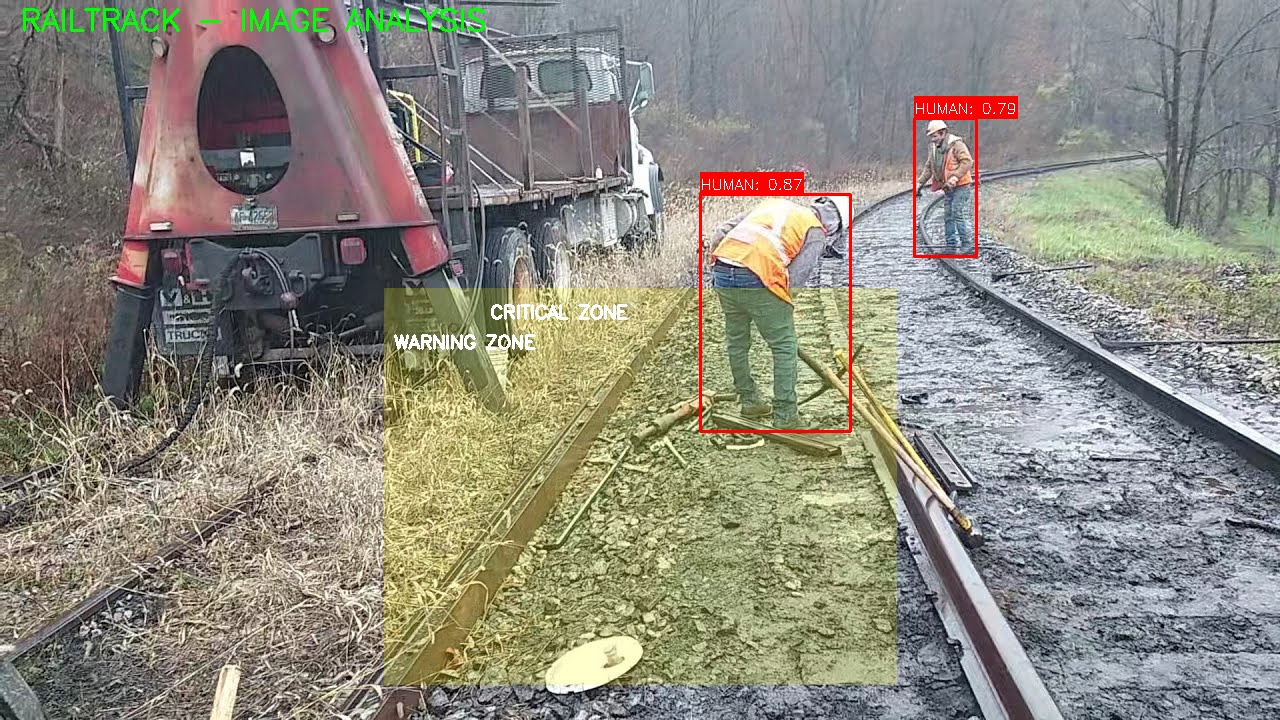
#> input picture logs/analyzed_rail1.jpg, 1280 x 720 px
$ python -i track_segmentation.py   (imports and definitions only)
#> lines starting #> are read from the running program, lines starting #| are printed output that depends on the picture; after the words box and inside, x2 and y2 are one past the last pixel; in counts of white or black regions, pixels touching at a corner belong together
"""
RailTrack - Railway Track Segmentation Module
Detects railway tracks and classifies zones (on-track, near-track, safe)
"""

import cv2
import numpy as np
from typing import Tuple, List, Optional
import yaml


class TrackSegmentation:
    """Detects railway tracks and defines safety zones"""

    def __init__(self, config_path: str = "config/config.yaml"):
        """
        Initialize track segmentation

        Args:
            config_path: Path to configuration file
        """
        self.config = self._load_config(config_path)
        self.track_config = self.config.get('track', {})

        # Track boundaries (as percentage of frame)
        self.left_rail_x = self.track_config.get('left_rail_x', 0.35)
        self.right_rail_x = self.track_config.get('right_rail_x', 0.65)
        self.track_top_y = self.track_config.get('track_top_y', 0.4)
        self.track_bottom_y = self.track_config.get('track_bottom_y', 0.95)

        # Zone configurations
        zones = self.track_config.get('zones', {})
        self.critical_zone_width = zones.get('critical_zone_width', 0.25)
        self.warning_zone_width = zones.get('warning_zone_width', 0.40)
        self.safe_zone_threshold = zones.get('safe_zone_threshold', 0.50)

        self.frame_width = None
        self.frame_height = None
        self.track_mask = None

    def _load_config(self, config_path: str) -> dict:
        """Load configuration from YAML file"""
        try:
            with open(config_path, 'r') as f:
                return yaml.safe_load(f)
        except Exception as e:
            print(f"Error loading config: {e}")
            return {}

    def initialize_frame_dimensions(self, frame: np.ndarray):
        """
        Initialize frame dimensions and create track mask

        Args:
            frame: Input frame
        """
        self.frame_height, self.frame_width = frame.shape[:2]
        self.track_mask = self._create_track_mask()

    def _create_track_mask(self) -> np.ndarray:
        """
        Create a mask representing the railway track region

        Returns:
            Binary mask of track region
        """
        mask = np.zeros((self.frame_height, self.frame_width), dtype=np.uint8)

        # Define track region as trapezoid (perspective view)
        pts = np.array([
            [int(self.frame_width * self.left_rail_x),
             int(self.frame_height * self.track_top_y)],
            [int(self.frame_width * self.right_rail_x),
             int(self.frame_height * self.track_top_y)],
            [int(self.frame_width * 0.75),
             int(self.frame_height * self.track_bottom_y)],
            [int(self.frame_width * 0.25),
             int(self.frame_height * self.track_bottom_y)]
        ], np.int32)

        cv2.fillPoly(mask, [pts], 255)
        return mask

    def detect_track_lines(self, frame: np.ndarray) -> Tuple[Optional[np.ndarray], Optional[np.ndarray]]:
        """
        Detect railway track lines using edge detection

        Args:
            frame: Input frame

        Returns:
            Tuple of (left_line, right_line) or (None, None)
        """
        # Convert to grayscale
        gray = cv2.cvtColor(frame, cv2.COLOR_BGR2GRAY)

        # Apply Gaussian blur
        blurred = cv2.GaussianBlur(gray, (5, 5), 0)

        # Edge detection
        edges = cv2.Canny(blurred, 50, 150)

        # Apply track mask
        if self.track_mask is None:
            self.initialize_frame_dimensions(frame)

        masked_edges = cv2.bitwise_and(edges, self.track_mask)

        # Detect lines using Hough Transform
        lines = cv2.HoughLinesP(
            masked_edges,
            rho=1,
            theta=np.pi/180,
            threshold=50,
            minLineLength=100,
            maxLineGap=50
        )

        if lines is None:
            return None, None

        # Separate left and right rail lines
        left_lines = []
        right_lines = []

        frame_center = self.frame_width // 2

        for line in lines:
            x1, y1, x2, y2 = line[0]

            # Calculate line center
            line_center_x = (x1 + x2) / 2

            if line_center_x < frame_center:
                left_lines.append(line[0])
            else:
                right_lines.append(line[0])

        # Average lines
        left_line = self._average_lines(left_lines) if left_lines else None
        right_line = self._average_lines(right_lines) if right_lines else None

        return left_line, right_line

    def _average_lines(self, lines: List[np.ndarray]) -> np.ndarray:
        """
        Average multiple lines into single line

        Args:
            lines: List of line coordinates

        Returns:
            Averaged line
        """
        if not lines:
            return None

        lines = np.array(lines)
        avg_line = np.mean(lines, axis=0).astype(int)
        return avg_line

    # [147 lines left out: functions classify_zone, get_zone_coordinates, draw_zones, is_on_track, not called in this run]


# [20 lines not run here, left out]

>>> import cv2
>>> picture = cv2.imread('../logs/analyzed_rail1.jpg')
#> picture is the input picture: shape (720, 1280, 3); mean B, G, R 126.5, 137.7, 140.5
>>> result = TrackSegmentation().detect_track_lines(picture)
#> in detect_track_lines, `gray = cv2.cvtColor(frame, cv2.COLOR_BGR2GRAY)`:
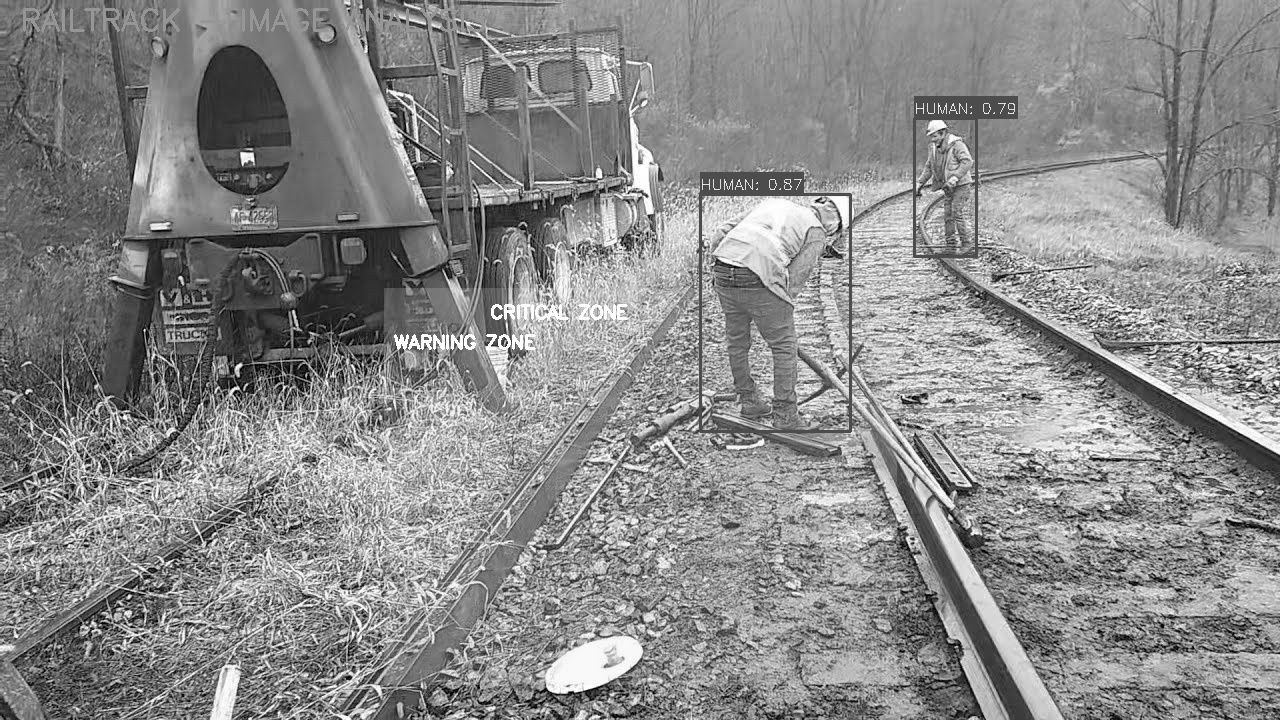
#> gray: shape (720, 1280); min 0, max 255, mean 137.3
#> in detect_track_lines, `edges = cv2.Canny(blurred, 50, 150)`:
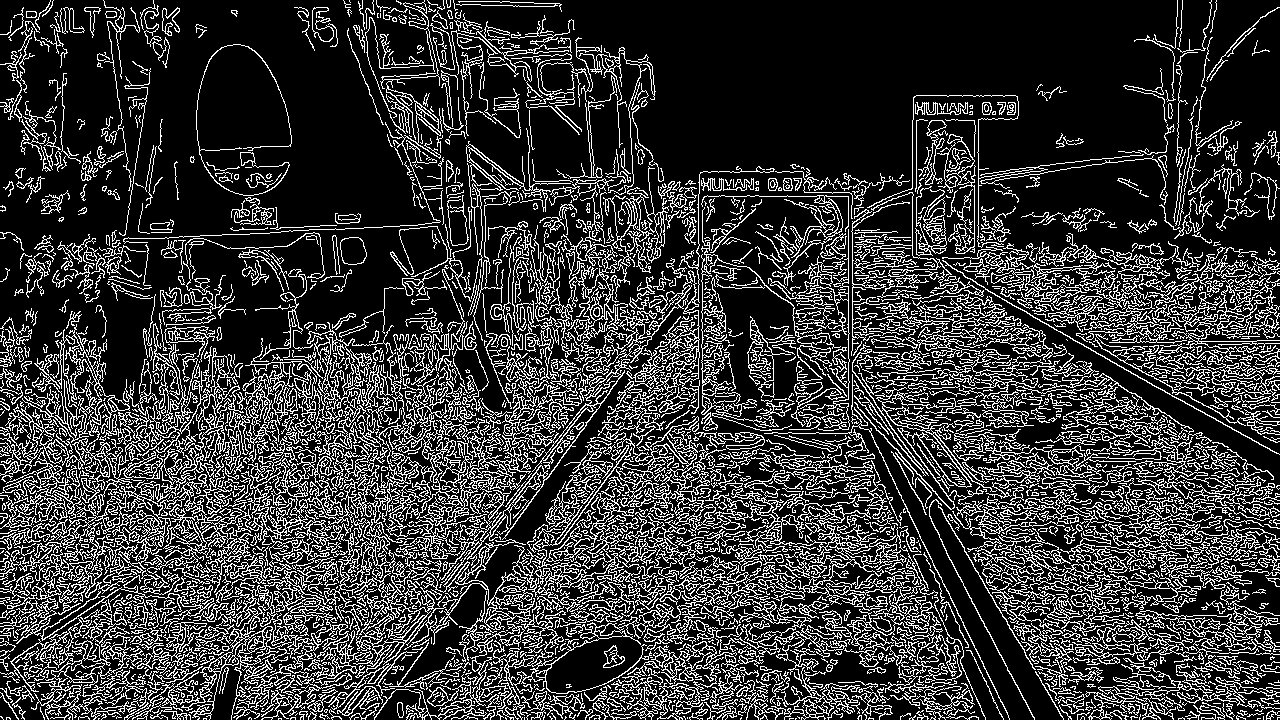
#> edges: shape (720, 1280); 21.7% white in thin lines or dots
#> in _create_track_mask, `cv2.fillPoly(mask, [pts], 255)`:
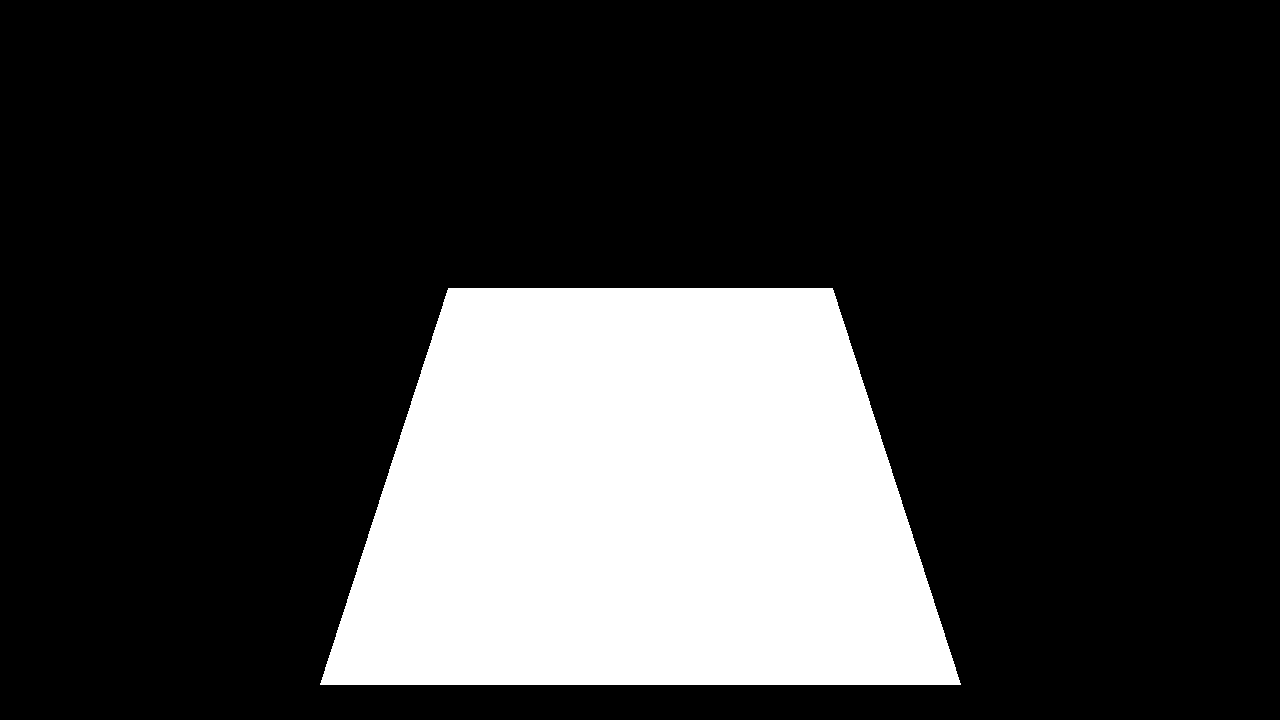
#> mask: shape (720, 1280); 22.1% white; 1 white region, box (x1, y1, x2, y2) and area: (320, 288, 961, 685) 203661
#> in detect_track_lines, `masked_edges = cv2.bitwise_and(edges, self.track_mask)`:
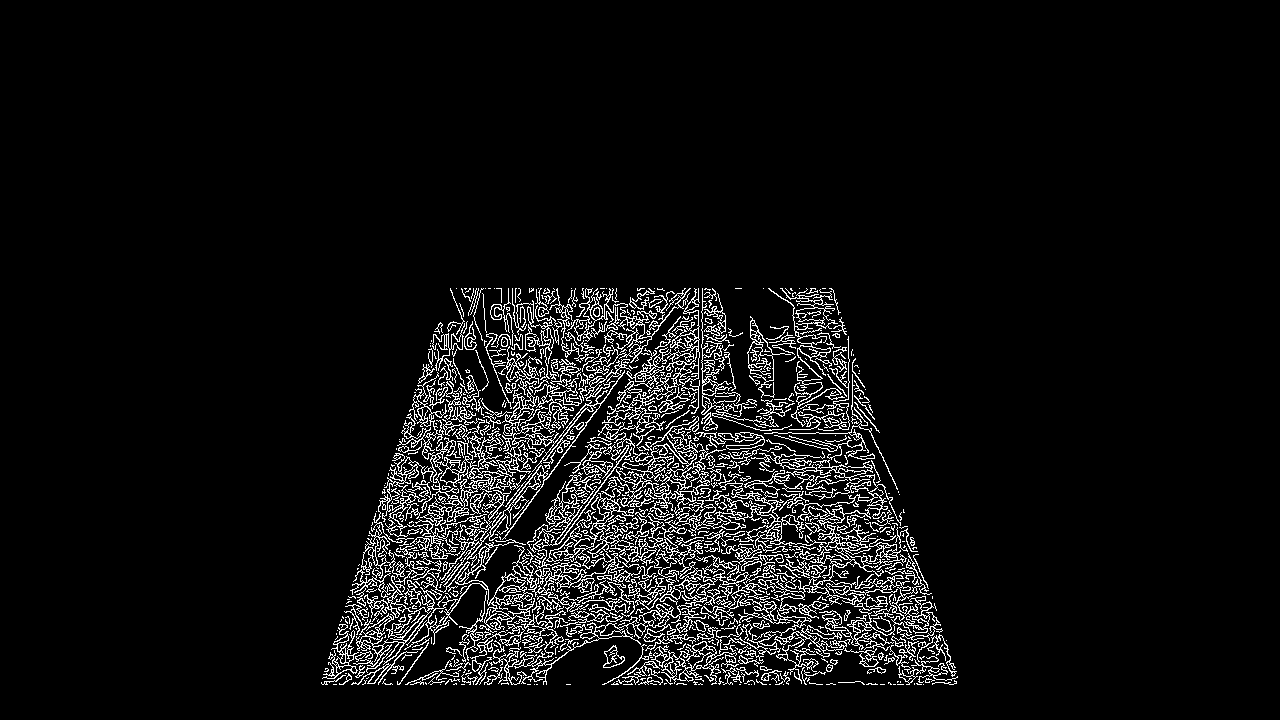
#> masked_edges: shape (720, 1280); 6.4% white in thin lines or dots, all inside (x1, y1, x2, y2) = (321, 288, 958, 685)
#> in detect_track_lines, `lines = cv2.HoughLinesP( masked_edges, rho=1, theta=np.pi/180, thresho..`: lines = 411 rows, first 6: [339, 625, 672, 292], [351, 679, 722, 308], [507, 683, 848, 342], [571, 296, 956, 681], [533, 288, 927, 682], [330, 652, 694, 288]
#> the loop in detect_track_lines, `for line in lines:` made 411 passes
#> (x1, y1, x2, y2, line_center_x) on passes 1 to 3: (339, 625, 672, 292, 505.5), (351, 679, 722, 308, 536.5), (507, 683, 848, 342, 677.5)
#> after the loop in detect_track_lines, `for line in lines:`: left_lines = 190 items, first 6: [339, 625, 672, 292], [351, 679, 722, 308], [330, 652, 694, 288], [334, 641, 937, 620], [337, 640, 919, 568], [436, 682, 830, 288]; right_lines = 221 items, first 6: [507, 683, 848, 342], [571, 296, 956, 681], [533, 288, 927, 682], [470, 288, 866, 684], [512, 289, 907, 684], [440, 684, 852, 350]
#> in _average_lines, `lines = np.array(lines)`: lines = 190 rows, first 6: [339, 625, 672, 292], [351, 679, 722, 308], [330, 652, 694, 288], [334, 641, 937, 620], [337, 640, 919, 568], [436, 682, 830, 288]
#> in _average_lines, `avg_line = np.mean(lines, axis=0).astype(int)`: avg_line = [389, 535, 712, 493]
#> in _average_lines (call 2), `lines = np.array(lines)`: lines = 221 rows, first 6: [507, 683, 848, 342], [571, 296, 956, 681], [533, 288, 927, 682], [470, 288, 866, 684], [512, 289, 907, 684], [440, 684, 852, 350]
#> in detect_track_lines, `right_line = self._average_lines(right_lines) if right_lines else None`: right_line = [552, 375, 894, 587]
#> result = ([389, 535, 712, 493], [552, 375, 894, 587])
